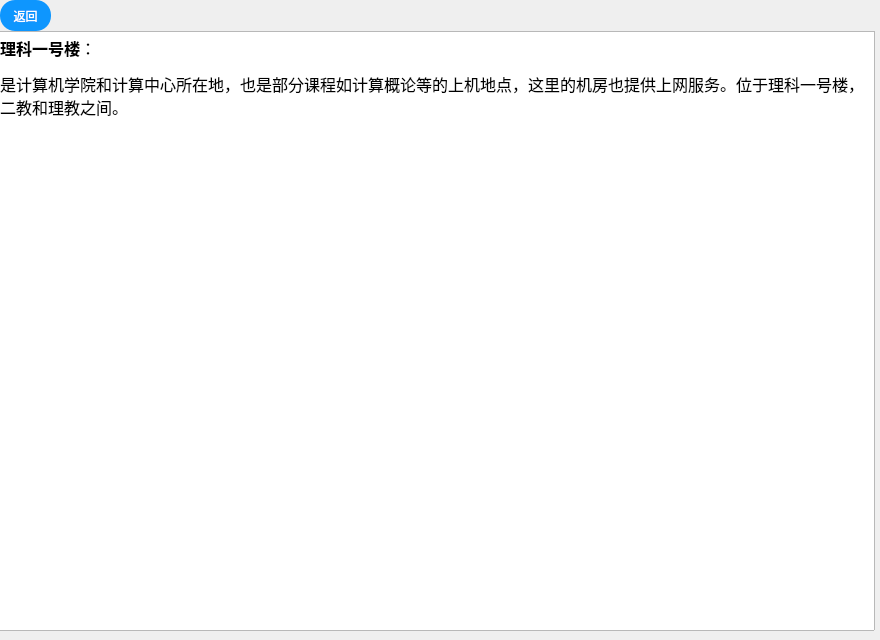
<?xml version="1.0" encoding="UTF-8"?>
<ui version="4.0">
 <class>a_liyi</class>
 <widget class="QDialog" name="a_liyi">
  <property name="geometry">
   <rect>
    <x>0</x>
    <y>0</y>
    <width>880</width>
    <height>640</height>
   </rect>
  </property>
  <property name="windowTitle">
   <string>Dialog</string>
  </property>
  <widget class="QPushButton" name="pushButton">
   <property name="geometry">
    <rect>
     <x>0</x>
     <y>0</y>
     <width>51</width>
     <height>31</height>
    </rect>
   </property>
   <property name="styleSheet">
    <string notr="true">QPushButton
{
    font-family:Microsoft Yahei;
    font:=20px;
    color:white;
    background-color:rgb(14 , 150 , 254);
    border-radius:15px;
    height:20px;
    width:20px;
}

QPushButton:hover
{
    background-color:rgb(44 , 137 , 255);
}

QPushButton:pressed
{
    background-color:rgb(14 , 150 , 254);
    padding-left:3px;
    padding-top:3px;
}</string>
   </property>
   <property name="text">
    <string>返回</string>
   </property>
  </widget>
  <widget class="QTextBrowser" name="textBrowser">
   <property name="geometry">
    <rect>
     <x>-5</x>
     <y>31</y>
     <width>880</width>
     <height>600</height>
    </rect>
   </property>
   <property name="html">
    <string>&lt;!DOCTYPE HTML PUBLIC &quot;-//W3C//DTD HTML 4.0//EN&quot; &quot;http://www.w3.org/TR/REC-html40/strict.dtd&quot;&gt;
&lt;html&gt;&lt;head&gt;&lt;meta name=&quot;qrichtext&quot; content=&quot;1&quot; /&gt;&lt;meta charset=&quot;utf-8&quot; /&gt;&lt;style type=&quot;text/css&quot;&gt;
p, li { white-space: pre-wrap; }
hr { height: 1px; border-width: 0; }
li.unchecked::marker { content: &quot;\2610&quot;; }
li.checked::marker { content: &quot;\2612&quot;; }
&lt;/style&gt;&lt;/head&gt;&lt;body style=&quot; font-family:'Microsoft YaHei UI'; font-size:9pt; font-weight:400; font-style:normal;&quot;&gt;
&lt;p style=&quot; margin-top:12px; margin-bottom:12px; margin-left:0px; margin-right:0px; -qt-block-indent:0; text-indent:0px;&quot;&gt;&lt;span style=&quot; font-family:'楷体'; font-size:12pt; font-weight:700;&quot;&gt;理科一号楼&lt;/span&gt;&lt;span style=&quot; font-family:'宋体'; font-size:12pt;&quot;&gt;：&lt;/span&gt;&lt;span style=&quot; font-size:12pt;&quot;&gt; &lt;/span&gt;&lt;/p&gt;
&lt;p style=&quot; margin-top:12px; margin-bottom:12px; margin-left:0px; margin-right:0px; -qt-block-indent:0; text-indent:0px;&quot;&gt;&lt;span style=&quot; font-family:'楷体'; font-size:12pt;&quot;&gt;是计算机学院和计算中心所在地，也是部分课程如计算概论等的上机地点，这里的机房也提供上网服务。位于理科一号楼，二教和理教之间。&lt;/span&gt;&lt;span style=&quot; font-size:12pt;&quot;&gt; &lt;/span&gt;&lt;/p&gt;
&lt;p style=&quot; margin-top:12px; margin-bottom:12px; margin-left:0px; margin-right:0px; -qt-block-indent:0; text-indent:0px;&quot;&gt;&lt;img src=&quot;:/a/aTeachingBuilding/like2.jpg&quot; /&gt;&lt;/p&gt;&lt;/body&gt;&lt;/html&gt;</string>
   </property>
  </widget>
 </widget>
 <resources/>
 <connections/>
</ui>
